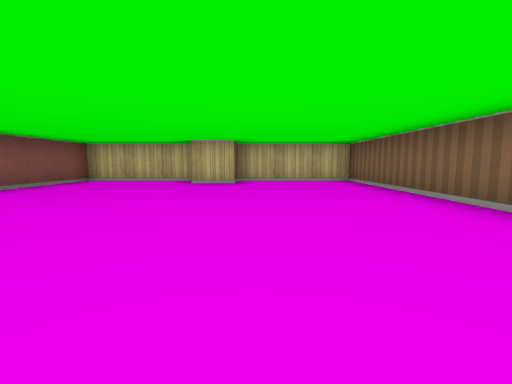
view 1 (above)

15 first-person views from a walk through a cub3D maze. The camera is about half as high as the walls, tilts 6° down and sees 85° across. The floor is counted in squares. Each view is taken from the middle of a square. On the plan, view 1 faces up. The plan holds only what a view shows up to about 9 squares ahead; the rest is blank.

view 2
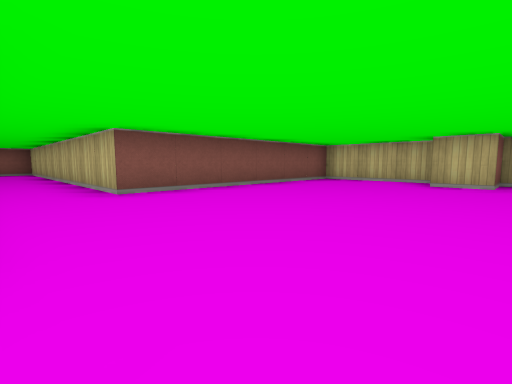

view 3
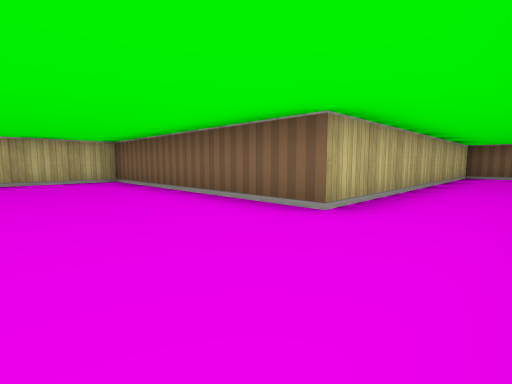

view 4
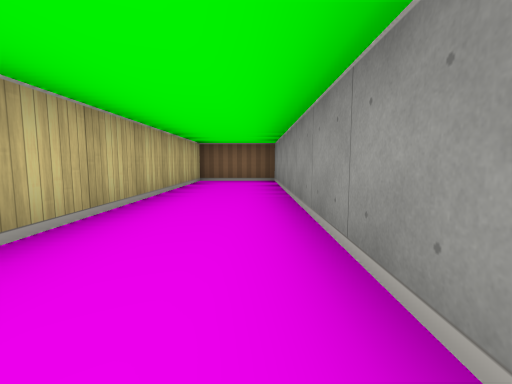

view 5
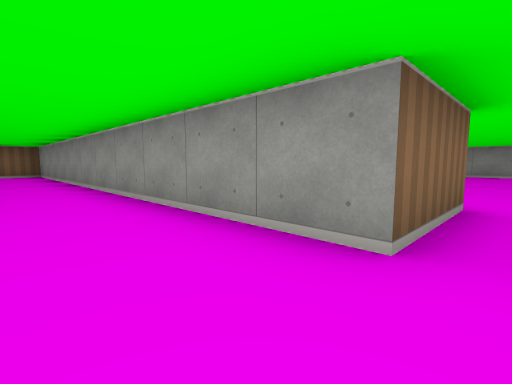

view 6
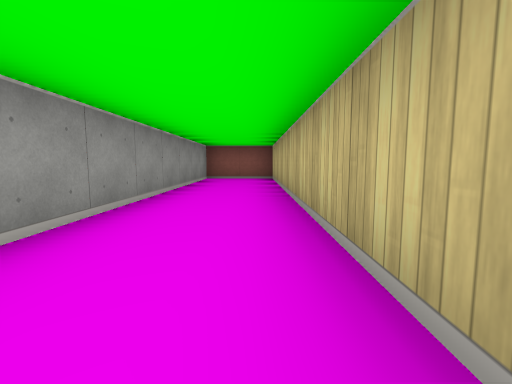

view 7
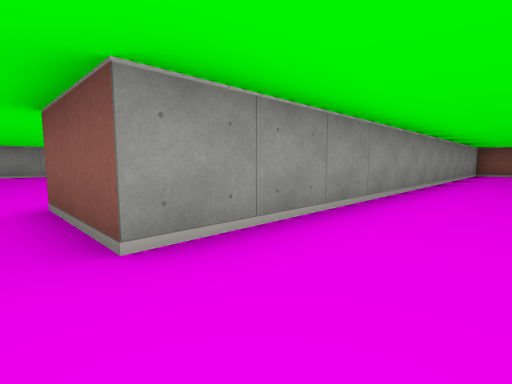

view 8
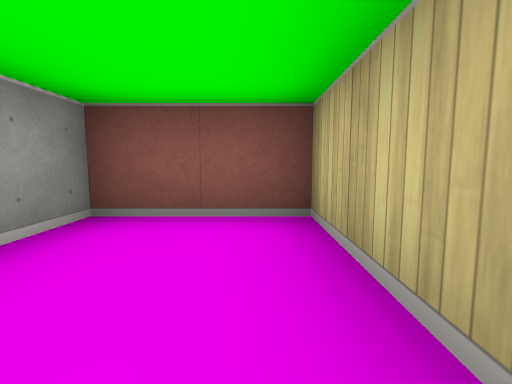

view 9
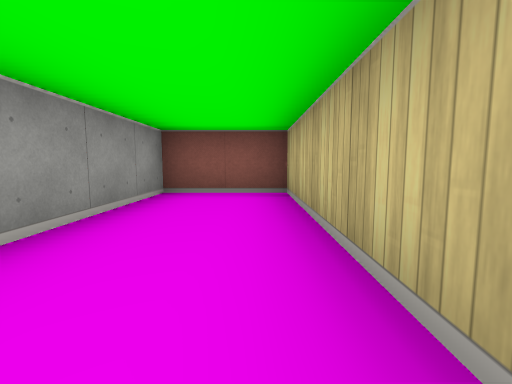

view 10
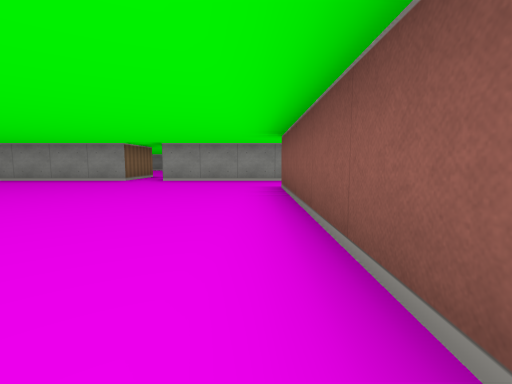

view 11
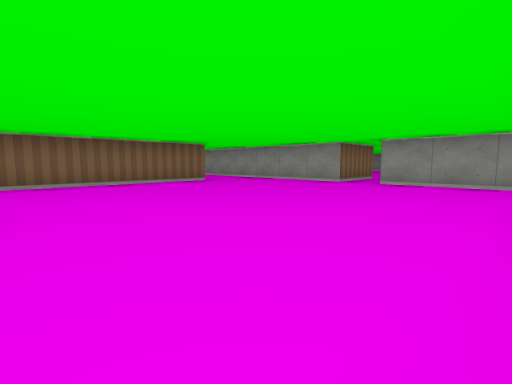

view 12
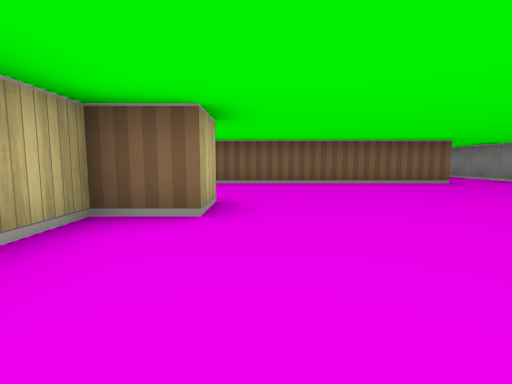

view 13
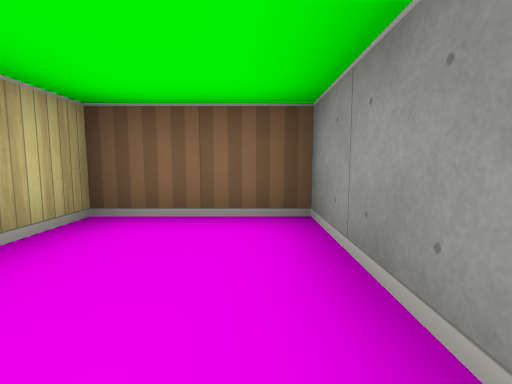

view 14
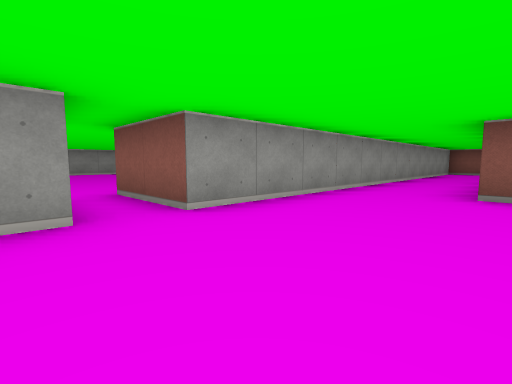

view 15
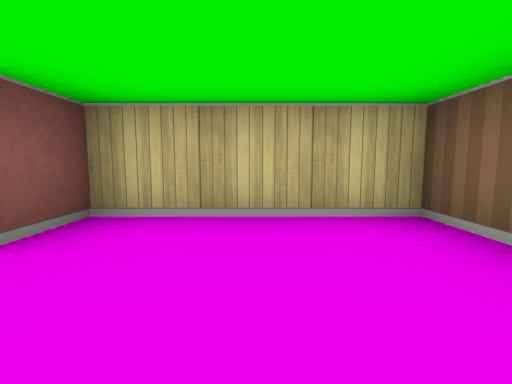

### Floor plan
Points are (right, up) in squares from view 1. A wall is a line through its corners. A room is listed if a view was taken in it or the views show most of it. See-through windows are left out.
Room 1 (views 1, 2, 3, 4, 5, 6, 7, 8, 9, 10, 11, 12, 13, 14, 15)
walls: (-0.5, -0.5) (10.5, -0.5) (10.5, 1.5) (2.5, 1.5) (2.5, 7.5) (-0.5, 7.5) (-0.5, 6.5) (-1.5, 6.5) (-1.5, 7.5) (-4.5, 7.5) (-4.5, 1.5) (-13.5, 1.5) (-13.5, -0.5) (-1.5, -0.5)
ways out: opening at (-1, -1.5)

Where each view was taken, in squares from view 1:
view 1: 0 up, 0 right, facing up
view 2: 0 up, 0 right, facing up-left
view 3: 0 up, 0 right, facing up-right
view 4: 0 up, 3 right, facing right
view 5: 1 up, 1 left, facing down-right
view 6: 1 up, 5 left, facing left
view 7: 1 up, 1 left, facing down-left
view 8: 1 up, 11 left, facing left
view 9: 1 up, 9 left, facing left
view 10: 7 up, 4 left, facing down
view 11: 6 up, 4 left, facing down-right
view 12: 6 up, 4 left, facing right
view 13: 0 up, 8 right, facing right
view 14: 2 up, 0 right, facing down-left
view 15: 5 up, 1 right, facing up
